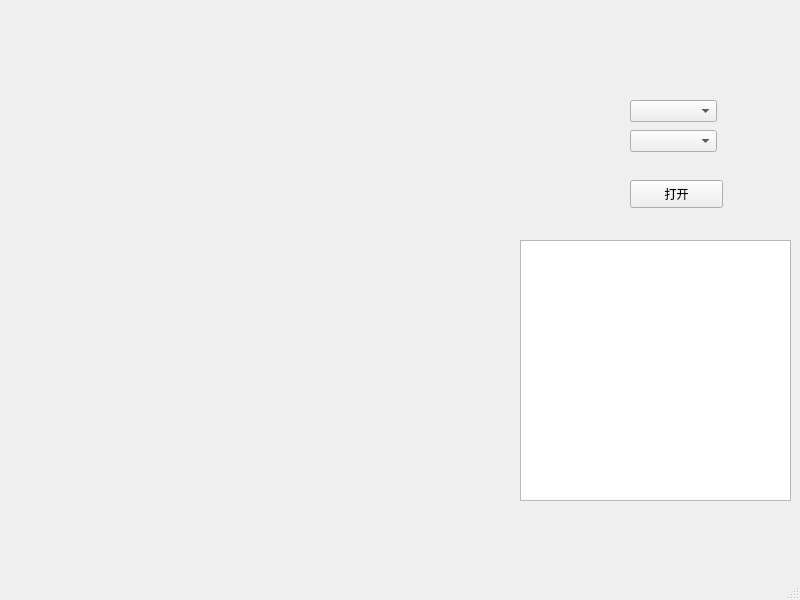
<?xml version="1.0" encoding="UTF-8"?>
<ui version="4.0">
 <class>MainWindow</class>
 <widget class="QMainWindow" name="MainWindow">
  <property name="geometry">
   <rect>
    <x>0</x>
    <y>0</y>
    <width>800</width>
    <height>600</height>
   </rect>
  </property>
  <property name="windowTitle">
   <string>MainWindow</string>
  </property>
  <widget class="QWidget" name="centralwidget">
   <widget class="QComboBox" name="SPUPORT">
    <property name="geometry">
     <rect>
      <x>630</x>
      <y>100</y>
      <width>87</width>
      <height>22</height>
     </rect>
    </property>
   </widget>
   <widget class="QComboBox" name="SPUBAUD">
    <property name="geometry">
     <rect>
      <x>630</x>
      <y>130</y>
      <width>87</width>
      <height>22</height>
     </rect>
    </property>
   </widget>
   <widget class="QPushButton" name="BEGINBUTTON">
    <property name="geometry">
     <rect>
      <x>630</x>
      <y>180</y>
      <width>93</width>
      <height>28</height>
     </rect>
    </property>
    <property name="text">
     <string>打开</string>
    </property>
   </widget>
   <widget class="QTextBrowser" name="plainTextEdit">
    <property name="geometry">
     <rect>
      <x>520</x>
      <y>240</y>
      <width>271</width>
      <height>261</height>
     </rect>
    </property>
   </widget>
  </widget>
  <widget class="QMenuBar" name="menubar">
   <property name="geometry">
    <rect>
     <x>0</x>
     <y>0</y>
     <width>800</width>
     <height>26</height>
    </rect>
   </property>
  </widget>
  <widget class="QStatusBar" name="statusbar"/>
 </widget>
 <resources/>
 <connections/>
</ui>
